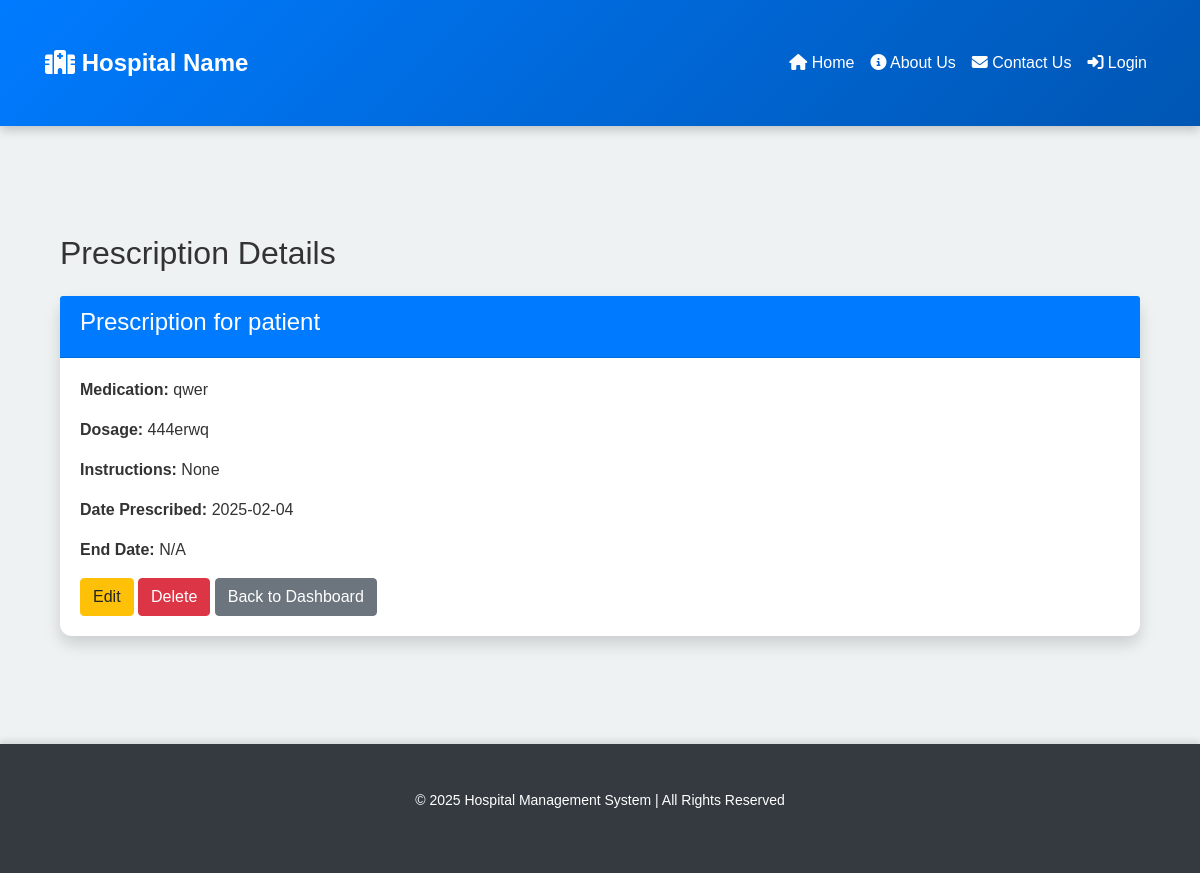
Before: /doctor/prescription/view/1 with the older database file.
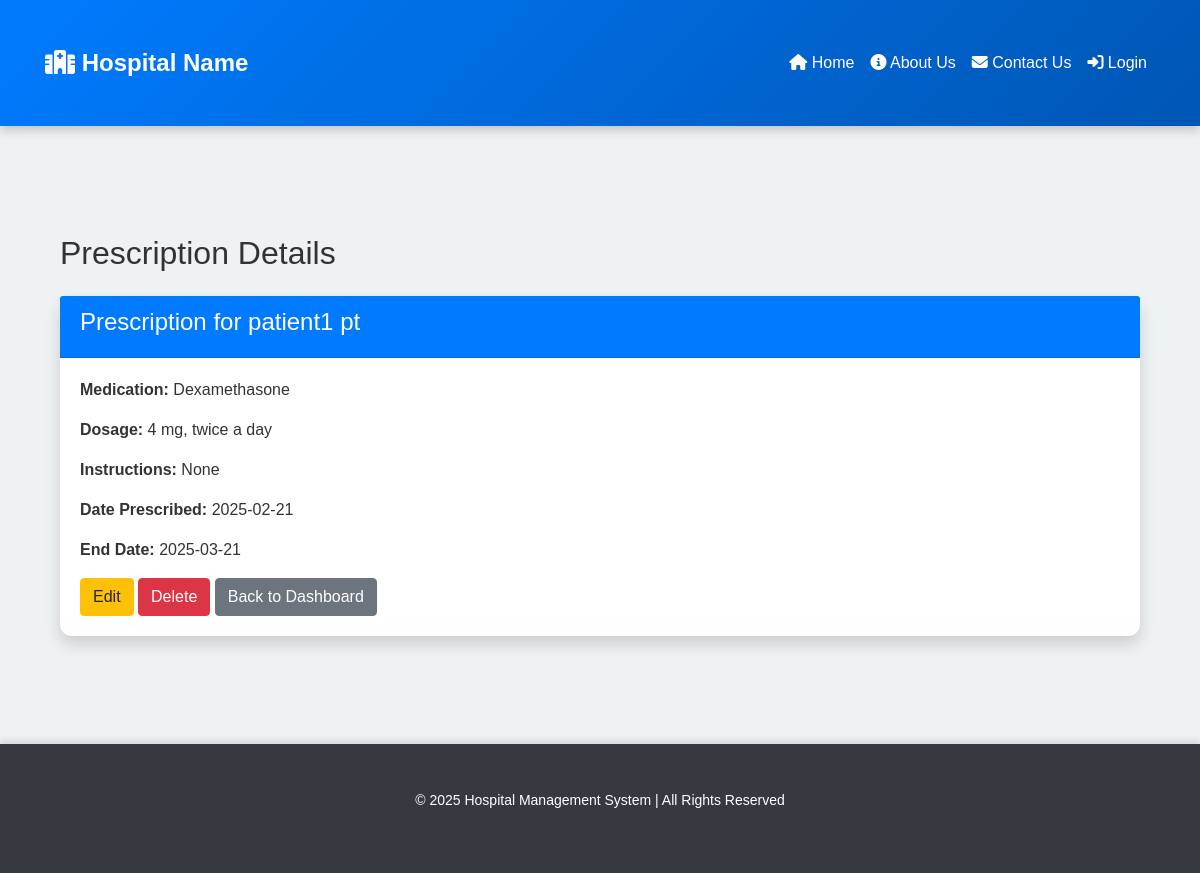
After: the same page with the newer database file.
### app/models.py (models this page shows)
class Patient(db.Model):
    __tablename__ = 'patient'
    id = db.Column(db.Integer, primary_key=True)
    user_id = db.Column(db.Integer, db.ForeignKey('user.id'), unique=True, nullable=False)
    first_name = db.Column(db.String(100), nullable=False)
    last_name = db.Column(db.String(100), nullable=True)
    date_of_birth = db.Column(db.Date, nullable=False)
    gender = db.Column(db.String(10), nullable=False)
    contact_number = db.Column(db.String(15))
    medical_history = db.Column(db.Text)
    user = db.relationship('User', back_populates='patient_profile')
    appointments = db.relationship('Appointment', back_populates='patient', lazy=True)
    prescriptions = db.relationship('Prescription', back_populates='patient', lazy=True)
    medical_records = db.relationship('MedicalRecord', back_populates='patient', lazy=True)
    payments = db.relationship('Payment', back_populates='patient', lazy=True)

class Prescription(db.Model):
    __tablename__ = 'prescription'
    id = db.Column(db.Integer, primary_key=True)
    patient_id = db.Column(db.Integer, db.ForeignKey('patient.id'), nullable=False)
    doctor_id = db.Column(db.Integer, db.ForeignKey('doctor.id'), nullable=False)
    medicine_name = db.Column(db.String(100), nullable=False)
    dosage = db.Column(db.String(100), nullable=False)
    instructions = db.Column(db.Text, nullable=True)
    date_prescribed = db.Column(db.DateTime, default=datetime.utcnow)
    end_date = db.Column(db.DateTime, nullable=True)
    patient = db.relationship('Patient', back_populates='prescriptions')
    doctor = db.relationship('Doctor', back_populates='prescriptions')

### app/routes.py (the view)
@doctor_routes.route('/prescription/view/<int:prescription_id>', methods=['GET'])
def view_prescription(prescription_id):
    prescription = Prescription.query.get_or_404(prescription_id)
    return render_template('view_prescription.html', prescription=prescription)

### app/templates/view_prescription.html
{% extends "base.html" %}
{% block content %}
<div class="container mt-4">
    <h2 class="mb-4">Prescription Details</h2>
    <div class="card shadow">
        <div class="card-header bg-primary text-white">
            <h4>Prescription for {{ prescription.patient.first_name }} {{ prescription.patient.last_name }}</h4>
        </div>
        <div class="card-body">
            <p><strong>Medication:</strong> {{ prescription.medicine_name }}</p>
            <p><strong>Dosage:</strong> {{ prescription.dosage }}</p>
            <p><strong>Instructions:</strong> {{ prescription.instructions }}</p>
            <p><strong>Date Prescribed:</strong>
                {{ prescription.date_prescribed.strftime('%Y-%m-%d') if prescription.date_prescribed else 'N/A' }}
            </p>
            <p><strong>End Date:</strong>
                {{ prescription.end_date.strftime('%Y-%m-%d') if prescription.end_date else 'N/A' }}
            </p>
            <div class="mt-3">
                <a href="{{ url_for('doctor_routes.edit_prescription', prescription_id=prescription.id) }}" class="btn btn-warning">Edit</a>
                <form method="POST" action="{{ url_for('doctor_routes.delete_prescription', prescription_id=prescription.id) }}" style="display:inline;" onsubmit="return confirm('Are you sure you want to delete this prescription?');">
                    <button type="submit" class="btn btn-danger">Delete</button>
                </form>
                <a href="{{ url_for('main_routes.doctor_dashboard') }}" class="btn btn-secondary">Back to Dashboard</a>
            </div>
        </div>
    </div>
</div>
{% endblock %}

### app/templates/base.html (shortened to what this page needs)
<!DOCTYPE html>
<html lang="en">
<head>
    <link href="https://stackpath.bootstrapcdn.com/bootstrap/4.5.2/css/bootstrap.min.css" rel="stylesheet">
    <link rel="stylesheet" href="https://cdnjs.cloudflare.com/ajax/libs/font-awesome/6.4.2/css/all.min.css">
    <link rel="stylesheet" href="{{ url_for('static', filename='css/styles.css') }}">
</head>
<body>
    <nav class="navbar navbar-expand-lg navbar-dark bg-primary">
        <div class="container">
            <a class="navbar-brand" href="/">
                <i class="fas fa-hospital"></i> Hospital Name
            </a>
            <div class="collapse navbar-collapse" id="navbarNav">
                <ul class="navbar-nav ml-auto">
                    <li class="nav-item">
                        <a class="nav-link" href="/"><i class="fas fa-home"></i> Home</a>
                    </li>
                    <li class="nav-item">
                        <a class="nav-link" href="/about"><i class="fas fa-info-circle"></i> About Us</a>
                    </li>
                    <li class="nav-item">
                        <a class="nav-link" href="/contact"><i class="fas fa-envelope"></i> Contact Us</a>
                    </li>
                    {% if current_user.is_authenticated %}
                    <li class="nav-item">
                        {% if current_user.role.name.lower() == "admin" %}
                            <a class="nav-link" href="{{ url_for('main_routes.admin_dashboard') }}">
                                <i class="fas fa-user-shield"></i> Admin Dashboard
                            </a>
                        {% elif current_user.role.name.lower() == "doctor" %}
                            <a class="nav-link" href="{{ url_for('main_routes.doctor_dashboard') }}">
                                <i class="fas fa-user-md"></i> Doctor Dashboard
                            </a>
                        {% elif current_user.role.name.lower() == "patient" %}
                            <a class="nav-link" href="{{ url_for('patient.patient_dashboard') }}">
                                <i class="fas fa-procedures"></i> Patient Dashboard
                            </a>
                        {% elif current_user.role.name.lower() == "staff" %}
                            <a class="nav-link" href="{{ url_for('main_routes.staff_dashboard') }}">
                                <i class="fas fa-user-nurse"></i> Staff Dashboard
                            </a>
                        {% endif %}
                    </li>
                    <li class="nav-item">
                        <a class="nav-link text-danger" href="{{ url_for('main_routes.logout') }}">
                            <i class="fas fa-sign-out-alt"></i> Logout
                        </a>
                    </li>
                {% else %}
                    <li class="nav-item">
                        <a class="nav-link" href="{{ url_for('main_routes.role_selection') }}">
                            <i class="fas fa-sign-in-alt"></i> Login
                        </a>
                    </li>
                {% endif %}
                </ul>
            </div>
        </div>
    </nav>
    <div class="container mt-4">
        {% block content %}
        {% endblock %}
    </div>
    <footer class="footer bg-dark text-white py-3 mt-5">
        <div class="container text-center">
            <p>&copy; 2025 Hospital Management System | All Rights Reserved</p>
        </div>
    </footer>
</body>
</html>

### app/static/css/styles.css (style rules this page uses)
body { font-family: 'Poppins', sans-serif; background-color: #eef2f3; color: #333; margin: 0; padding: 0; }
.navbar { background: linear-gradient(135deg, #007bff, #0056b3); padding: 10px 20px; box-shadow: 0px 4px 10px rgba(0, 0, 0, 0.2); }
.navbar-brand { font-size: 24px; font-weight: bold; color: #fff !important; }
.navbar-nav .nav-link { color: #fff !important; font-weight: 500; transition: all 0.3s ease-in-out; padding: 8px 15px; border-radius: 5px; }
.container { padding-top: 30px; padding-bottom: 30px; }
.card { border: none; border-radius: 12px; box-shadow: 0px 5px 15px rgba(0, 0, 0, 0.1); transition: all 0.3s ease-in-out; }
.footer { background: #343a40; color: white; text-align: center; padding: 15px 0; font-size: 14px; box-shadow: 0px -4px 6px rgba(0, 0, 0, 0.1); }

Changed rows visible on the page:
changed Patient: patient.first_name "patient" → "patient1"; patient.last_name (not shown) → "pt"
changed Prescription "None": medicine_name "qwer" → "Dexamethasone"; dosage "444erwq" → "4 mg, twice a day"; date_prescribed "2025-02-04" → "2025-02-21"; end_date "N/A" → "2025-03-21"
